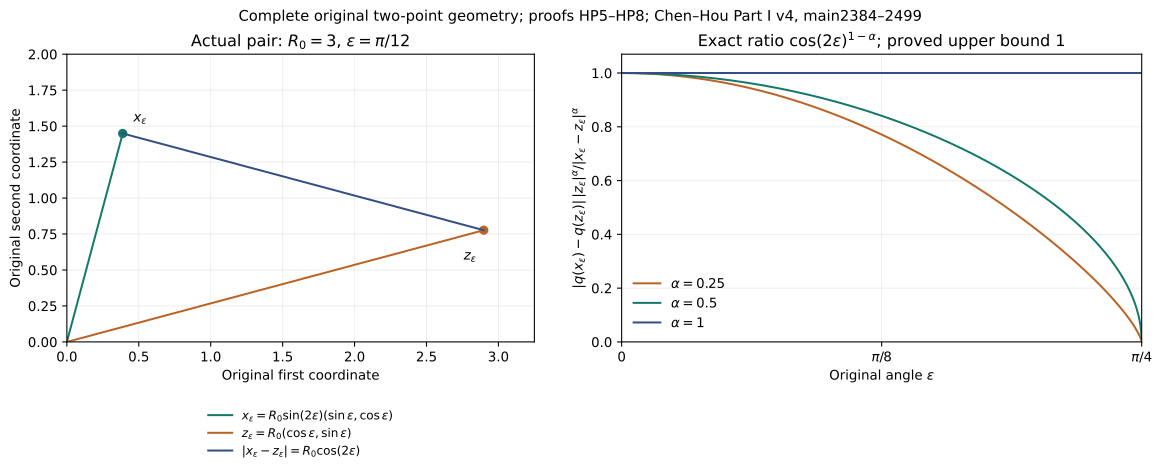

Here is the Python script that generated this plot:
"""Original two-point geometry and the proved sharp angular ratio, HP6–HP8."""
from pathlib import Path
import numpy as np,matplotlib
matplotlib.use('Agg')
import matplotlib.pyplot as plt,json
R=Path(__file__).resolve().parent
radius=3.;eps=np.pi/12
z=radius*np.array([np.cos(eps),np.sin(eps)])
x=radius*np.sin(2*eps)*np.array([np.sin(eps),np.cos(eps)])
fig,axes=plt.subplots(1,2,figsize=(12,4.8),layout='constrained')
ax=axes[0];ax.plot([0,x[0]],[0,x[1]],color='#147968',label=r'$x_\varepsilon=R_0\sin(2\varepsilon)(\sin\varepsilon,\cos\varepsilon)$')
ax.plot([0,z[0]],[0,z[1]],color='#bc6224',label=r'$z_\varepsilon=R_0(\cos\varepsilon,\sin\varepsilon)$')
ax.plot([x[0],z[0]],[x[1],z[1]],color='#324f85',label=r'$|x_\varepsilon-z_\varepsilon|=R_0\cos(2\varepsilon)$')
ax.scatter([x[0],z[0]],[x[1],z[1]],color=['#147968','#bc6224']);ax.annotate(r'$x_\varepsilon$',x,xytext=(8,9),textcoords='offset points');ax.annotate(r'$z_\varepsilon$',z,xytext=(-15,-22),textcoords='offset points')
ax.set(xlim=(0,3.25),ylim=(0,2),xlabel='Original first coordinate',ylabel='Original second coordinate',title=r'Actual pair: $R_0=3$, $\varepsilon=\pi/12$');ax.set_aspect('equal');ax.grid(alpha=.2);ax.legend(loc='upper center',bbox_to_anchor=(.5,-.2),fontsize=9,frameon=False)
angles=np.linspace(.0001,np.pi/4-.0001,500)
ax=axes[1]
for alpha,color in [(0.25,'#bc6224'),(.5,'#147968'),(1.,'#324f85')]:
 ax.plot(angles,np.cos(2*angles)**(1-alpha),label=rf'$\alpha={alpha:g}$',color=color)
ax.set(xlabel=r'Original angle $\varepsilon$',ylabel=r'$|q(x_\varepsilon)-q(z_\varepsilon)|\,|z_\varepsilon|^\alpha/|x_\varepsilon-z_\varepsilon|^\alpha$',title=r'Exact ratio $\cos(2\varepsilon)^{1-\alpha}$; proved upper bound $1$',ylim=(0,1.07),xlim=(0,np.pi/4));ax.set_xticks([0,np.pi/8,np.pi/4],['0',r'$\pi/8$',r'$\pi/4$']);ax.legend(frameon=False);ax.grid(alpha=.2)
fig.suptitle('Complete original two-point geometry; proofs HP5–HP8; Chen–Hou Part I v4, main2384–2499',fontsize=11)
for ext in ['png','svg']:fig.savefig(R/('chen-hou-exact-two-point-weight.'+ext),dpi=180,bbox_inches='tight')
(R/'chen-hou-two-point-samples.json').write_text(json.dumps(dict(radius=radius,epsilon=eps,x=x.tolist(),z=z.tolist(),distance=float(np.linalg.norm(x-z)),scope='Numerical samples of exact HP8 formulas; the supremum is proved analytically'),indent=2)+'\n',encoding='utf-8')
plt.close(fig)
